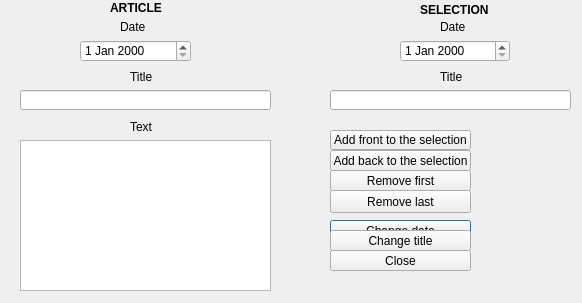
<?xml version="1.0" encoding="UTF-8"?>
<ui version="4.0">
 <class>Change_selection</class>
 <widget class="QDialog" name="Change_selection">
  <property name="geometry">
   <rect>
    <x>0</x>
    <y>0</y>
    <width>582</width>
    <height>303</height>
   </rect>
  </property>
  <property name="windowTitle">
   <string>Dialog</string>
  </property>
  <widget class="QLineEdit" name="to_change_title_line_1">
   <property name="geometry">
    <rect>
     <x>330</x>
     <y>90</y>
     <width>241</width>
     <height>20</height>
    </rect>
   </property>
   <property name="text">
    <string/>
   </property>
  </widget>
  <widget class="QLabel" name="label_2">
   <property name="geometry">
    <rect>
     <x>440</x>
     <y>70</y>
     <width>46</width>
     <height>13</height>
    </rect>
   </property>
   <property name="text">
    <string>Title</string>
   </property>
  </widget>
  <widget class="QLabel" name="label">
   <property name="geometry">
    <rect>
     <x>440</x>
     <y>20</y>
     <width>46</width>
     <height>13</height>
    </rect>
   </property>
   <property name="text">
    <string>Date</string>
   </property>
  </widget>
  <widget class="QPushButton" name="pushButton">
   <property name="geometry">
    <rect>
     <x>330</x>
     <y>220</y>
     <width>141</width>
     <height>21</height>
    </rect>
   </property>
   <property name="text">
    <string>Change date</string>
   </property>
  </widget>
  <widget class="QLineEdit" name="to_change_title_line_a">
   <property name="geometry">
    <rect>
     <x>20</x>
     <y>90</y>
     <width>251</width>
     <height>20</height>
    </rect>
   </property>
   <property name="text">
    <string/>
   </property>
  </widget>
  <widget class="QTextEdit" name="to_chang_text_line_a">
   <property name="geometry">
    <rect>
     <x>20</x>
     <y>140</y>
     <width>251</width>
     <height>151</height>
    </rect>
   </property>
  </widget>
  <widget class="QLabel" name="label_3">
   <property name="geometry">
    <rect>
     <x>130</x>
     <y>70</y>
     <width>46</width>
     <height>13</height>
    </rect>
   </property>
   <property name="text">
    <string>Title</string>
   </property>
  </widget>
  <widget class="QLabel" name="label_4">
   <property name="geometry">
    <rect>
     <x>130</x>
     <y>120</y>
     <width>46</width>
     <height>13</height>
    </rect>
   </property>
   <property name="text">
    <string>Text</string>
   </property>
  </widget>
  <widget class="QLabel" name="label_5">
   <property name="geometry">
    <rect>
     <x>120</x>
     <y>20</y>
     <width>46</width>
     <height>13</height>
    </rect>
   </property>
   <property name="text">
    <string>Date</string>
   </property>
  </widget>
  <widget class="QLabel" name="label_6">
   <property name="geometry">
    <rect>
     <x>420</x>
     <y>0</y>
     <width>91</width>
     <height>20</height>
    </rect>
   </property>
   <property name="font">
    <font>
     <weight>75</weight>
     <bold>true</bold>
    </font>
   </property>
   <property name="text">
    <string>SELECTION</string>
   </property>
  </widget>
  <widget class="QPushButton" name="pushButton_2">
   <property name="geometry">
    <rect>
     <x>330</x>
     <y>130</y>
     <width>141</width>
     <height>20</height>
    </rect>
   </property>
   <property name="text">
    <string>Add front to the selection</string>
   </property>
  </widget>
  <widget class="QPushButton" name="pushButton_3">
   <property name="geometry">
    <rect>
     <x>330</x>
     <y>250</y>
     <width>141</width>
     <height>21</height>
    </rect>
   </property>
   <property name="text">
    <string>Close</string>
   </property>
  </widget>
  <widget class="QPushButton" name="pushButton_4">
   <property name="geometry">
    <rect>
     <x>330</x>
     <y>150</y>
     <width>141</width>
     <height>21</height>
    </rect>
   </property>
   <property name="text">
    <string>Add back to the selection</string>
   </property>
  </widget>
  <widget class="QPushButton" name="pushButton_5">
   <property name="geometry">
    <rect>
     <x>330</x>
     <y>170</y>
     <width>141</width>
     <height>21</height>
    </rect>
   </property>
   <property name="text">
    <string>Remove first</string>
   </property>
  </widget>
  <widget class="QPushButton" name="pushButton_6">
   <property name="geometry">
    <rect>
     <x>330</x>
     <y>190</y>
     <width>141</width>
     <height>23</height>
    </rect>
   </property>
   <property name="text">
    <string>Remove last</string>
   </property>
  </widget>
  <widget class="QLabel" name="label_7">
   <property name="geometry">
    <rect>
     <x>110</x>
     <y>0</y>
     <width>141</width>
     <height>16</height>
    </rect>
   </property>
   <property name="font">
    <font>
     <weight>75</weight>
     <bold>true</bold>
    </font>
   </property>
   <property name="text">
    <string>ARTICLE</string>
   </property>
  </widget>
  <widget class="QDateEdit" name="dateEdit">
   <property name="geometry">
    <rect>
     <x>80</x>
     <y>40</y>
     <width>111</width>
     <height>22</height>
    </rect>
   </property>
  </widget>
  <widget class="QDateEdit" name="dateEdit_2">
   <property name="geometry">
    <rect>
     <x>400</x>
     <y>40</y>
     <width>110</width>
     <height>22</height>
    </rect>
   </property>
  </widget>
  <widget class="QPushButton" name="pushButton_7">
   <property name="geometry">
    <rect>
     <x>330</x>
     <y>230</y>
     <width>141</width>
     <height>21</height>
    </rect>
   </property>
   <property name="text">
    <string>Change title</string>
   </property>
  </widget>
 </widget>
 <resources/>
 <connections/>
</ui>
